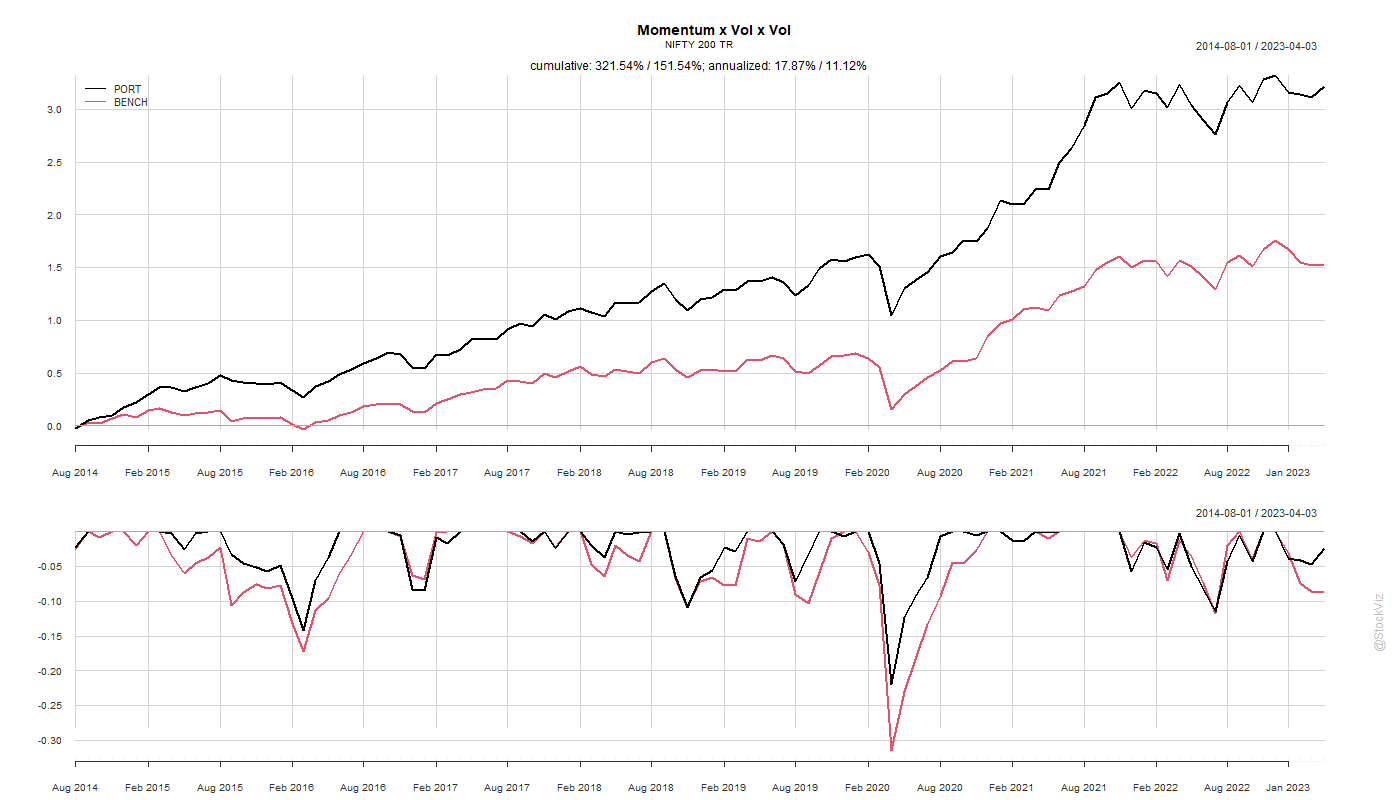

Recreate this plot in R.
### momentum x volatility x volatility of volatility (triple sort)

library('RODBC')
library('RPostgres')
library('quantmod')
library('PerformanceAnalytics')
library('PortfolioAnalytics')	

library('tidyverse')
library('lubridate')

options("scipen"=100)
options(stringsAsFactors = FALSE)

source("d:/stockviz/r/config.r")
source("D:/StockViz/public/blog/common/plot.common.R")

reportPath <- "."

lcon <- odbcDriverConnect(sprintf("Driver={ODBC Driver 17 for SQL Server};Server=%s;Database=%s;Uid=%s;Pwd=%s;", ldbserver, ldbname, ldbuser, ldbpassword), case = "nochange", believeNRows = TRUE)
pgCon <- dbConnect(RPostgres::Postgres(), host='sweden', user=ldbuser2, password=ldbpassword2, dbname='StockVizDyn', sslmode='allow')

indexName <- "NIFTY 200 TR"
volCalcLb <- 20 #days
volvolLb <- 500 #days


miscDates <- sqlQuery(lcon, "select distinct time_stamp from EQUITY_MISC_INFO")

indexPx <- sqlQuery(lcon, sprintf("select time_stamp, px_close from BHAV_INDEX where index_name='%s' and time_stamp >= '%s' and time_stamp <= '%s'", indexName, min(miscDates$time_stamp) - volvolLb*2, max(miscDates$time_stamp)))
indexXts <- xts(indexPx[,2], indexPx[,1])

rebalDates <- miscDates %>% mutate(YM = year(time_stamp)*100 + month(time_stamp)) %>%
	group_by(YM) %>%
	summarize(ST=min(time_stamp)) %>%
	select(ST) %>%
	ungroup() %>%
	as.data.frame()

symRets <- data.frame(PERIOD_END="", PORT=0.0, BENCH=0.0)
for(ii in 2:nrow(rebalDates)){
	startDate <- rebalDates$ST[ii-1]
	endDate <- rebalDates$ST[ii]
	
	tsStartDt <- first(head(index(indexXts[paste0("/", startDate)]), volvolLb))
	expectedTs <- nrow(indexXts[paste0(tsStartDt, "/", startDate)])
	
	symbols <- sqlQuery(lcon, sprintf("select top 200 symbol, ff_mkt_cap_cr from EQUITY_MISC_INFO where time_stamp='%s' order by ff_mkt_cap_cr desc", startDate))[,1]
	
	retDf <- data.frame(SYMBOL="", RET=0.0)
	for(sym in symbols){
		pxDf <- dbGetQuery(pgCon, "select date_stamp, c from eod_adjusted_nse 
									where ticker = $1 and date_stamp >= $2 and date_stamp < $3 order by date_stamp", params=list(sym, startDate-365, startDate))
		
		if(nrow(pxDf) < 200) next
		
		retDf <- rbind(retDf, c(sym, as.numeric(Return.cumulative(dailyReturn(xts(pxDf[,2], pxDf[,1]))))))
	}
	retDf <- retDf[-1,]
	
	highRet <- head(retDf[order(retDf$RET, decreasing=T),], 100)
	highRet$VOL <- NA
	highRet$VOLVOL <- NA
	
	for(i in 1:nrow(highRet)){
		sym <- highRet$SYMBOL[i]
		pxDf <- dbGetQuery(pgCon, "select date_stamp, h High, l Low, o Open, c as Close from eod_adjusted_nse 
									where ticker = $1 and date_stamp >= $2 and date_stamp < $3 order by date_stamp", params=list(sym, tsStartDt, startDate))
		
		if(nrow(pxDf) < expectedTs * 0.95) next
		
		vltlty <- volatility(xts(pxDf[,-1], pxDf[, 1]), calc="parkinson")
		highRet$VOL[i] <- as.numeric(last(vltlty))
		highRet$VOLVOL[i] <- sd(coredata(vltlty), na.rm=T)
	}
	
	highRet <- head(highRet[order(highRet$VOL),], 50)
	highRet <- head(highRet[order(highRet$VOLVOL),], 25)
	
	expectedTs <- nrow(indexXts[paste0(startDate, "/", endDate)])
	benchRet <- as.numeric(Return.cumulative(dailyReturn(indexXts[paste0(startDate, "/", endDate)])))
	
	totalRet <- 0.0
	symCount <- 0
	for(i in 1:nrow(highRet)){
		sym <- highRet$SYMBOL[i]
		pxDf <- dbGetQuery(pgCon, "select date_stamp, c from eod_adjusted_nse 
									where ticker = $1 and date_stamp >= $2 and date_stamp <= $3 order by date_stamp", params=list(sym, startDate, endDate))
		
		if(nrow(pxDf) < expectedTs-2) next
		
		symCount <- symCount + 1
		totalRet <- totalRet + as.numeric(Return.cumulative(dailyReturn(xts(pxDf[,2], pxDf[,1]))))
		
		if (symCount >= 20) break
	}
	periodRet <- totalRet/symCount
	
	if(!is.finite(periodRet)) break
	
	symRets <- rbind(symRets, c(toString(endDate), periodRet, benchRet))
}

symRets <- symRets[-1,]
symRets$PERIOD_END <- as.Date(symRets$PERIOD_END)
symRets$PORT <- as.numeric(symRets$PORT)
symRets$BENCH <- as.numeric(symRets$BENCH)

save(symRets, file=sprintf("%s/symRetsY3.Rdata", reportPath))

########################################

symXts <- xts(symRets[,-1], symRets[,1])

Common.PlotCumReturns(symXts, "Momentum x Vol x Vol", "NIFTY 200 TR", sprintf("%s/sortY3.png", reportPath), NULL)

q()
Return.cumulative(symXts)

table.Drawdowns(symXts[,1], 10)
table.Drawdowns(symXts[,2], 10)

table.Drawdowns(symXts["/2019",1], 10)
table.Drawdowns(symXts["2021/",1], 10)
